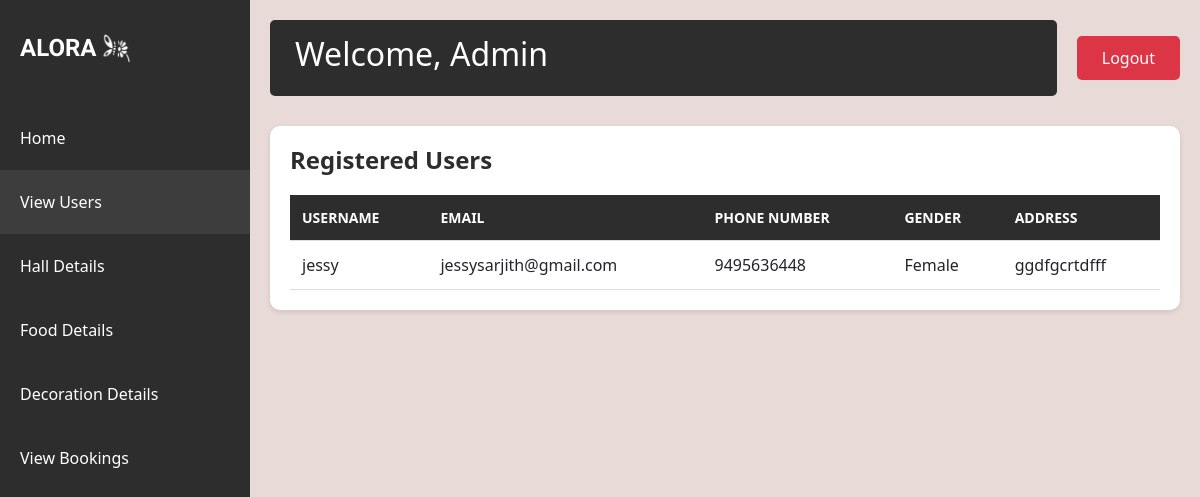
Before: /view_users/ (signed in) with the older database file.
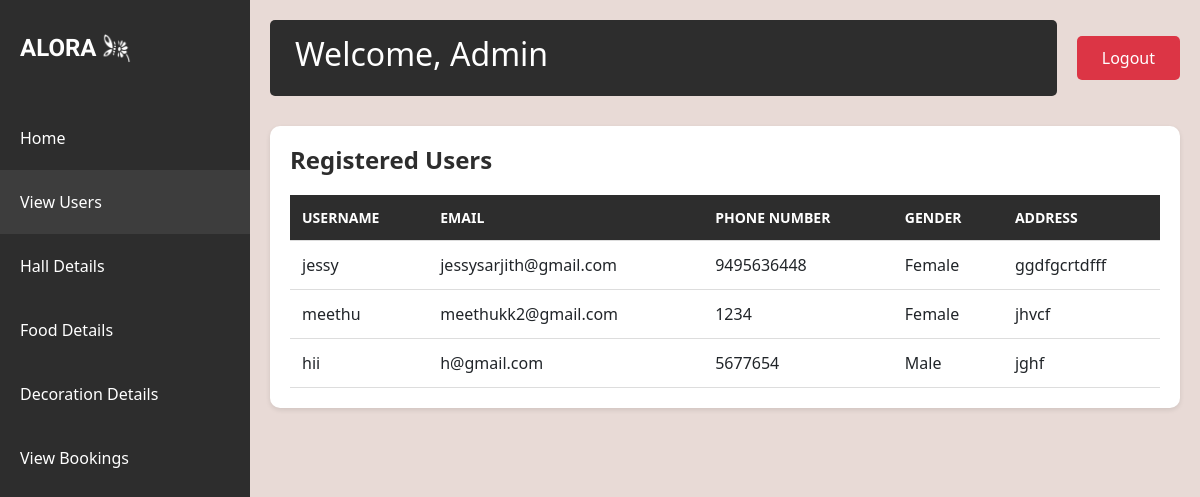
After: the same page with the newer database file.
### app/models.py (models this page shows)
class User_details(models.Model):
    user_id=models.ForeignKey(User,on_delete=models.CASCADE)
    phone_number=models.CharField(max_length=10,unique=True)
    gender=models.CharField(max_length=100)
    address=models.TextField()

### app/views.py (the view)
# urls.py: path('view_users/',views.view_users,name='view_users'),
@login_required(login_url='login')
def view_users(request):
    if not request.user.is_staff:
        messages.error(request, "You are not authorized to view this page.")
        return redirect('admin_dash')
    users=User_details.objects.all()
    return render(request,'view_users.html',{'users':users})

### templates/view_users.html (shortened to what this page needs)
<!DOCTYPE html>
<html lang="en">
<head>
    {% load static %}
    <link href="https://cdn.jsdelivr.net/npm/bootstrap@5.3.0/dist/css/bootstrap.min.css" rel="stylesheet">
</head>
<body>
    <div class="sidebar">
        <div class="logo-container">
            <div class="logo">ALORA</div>
            <img src="{% static 'alora_icon.png' %}" alt="Light Bulb" class="logo-image">
        </div>
        <nav class="nav flex-column">
            <a class="nav-link" href="{% url 'admin_dash' %}">Home</a>
            <a class="nav-link active" href="{% url 'view_users' %}">View Users</a>
            <a class="nav-link" href="{% url 'hall_details' %}">Hall Details</a>
            <a class="nav-link" href="{% url 'food_details' %}">Food Details</a>
            <a class="nav-link" href="{% url 'decoration_details' %}">Decoration Details</a>
            <a class="nav-link" href="{% url 'admin_view_booking' %}">View Bookings</a>
        </nav>
    </div>
    <div class="main-content">
        <div class="top-nav">
            <div class="welcome-section">
                <h2>Welcome, Admin</h2>
            </div>
            <a href="{% url 'logout' %}" class="logout-btn">Logout</a>
        </div>
        <div class="users-table">
            <h1>Registered Users</h1>
            <table>
                <thead>
                    <tr>
                        <th>Username</th>
                        <th>Email</th>
                        <th>Phone Number</th>
                        <th>Gender</th>
                        <th>Address</th>
                    </tr>
                </thead>
                <tbody>
                    {% for user in users %}
                        <tr>
                            <td>{{ user.user_id.username }}</td>
                            <td>{{ user.user_id.email }}</td>
                            <td>{{ user.phone_number }}</td>
                            <td>{{ user.gender }}</td>
                            <td>{{ user.address }}</td>
                        </tr>
                    {% endfor %}
                </tbody>
            </table>
        </div>
    </div>
</body>
</html>

Changed rows visible on the page:
added User_details: user_id.username "meethu", user_id.email "meethukk2@gmail.com", phone_number "1234", gender "Female", address "jhvcf"
added User_details: user_id.username "hii", user_id.email "h@gmail.com", phone_number "5677654", gender "Male", address "jghf"
